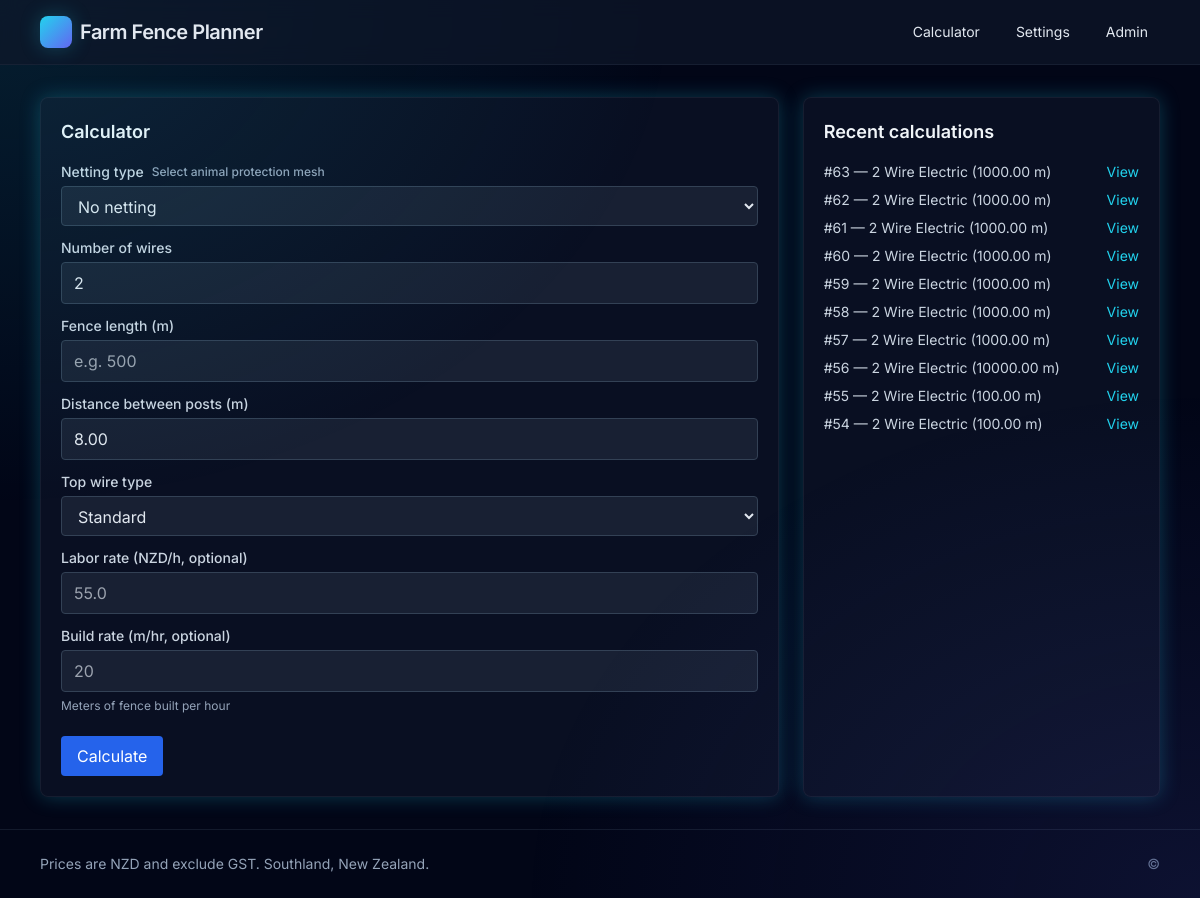
Before: / with the older database file.
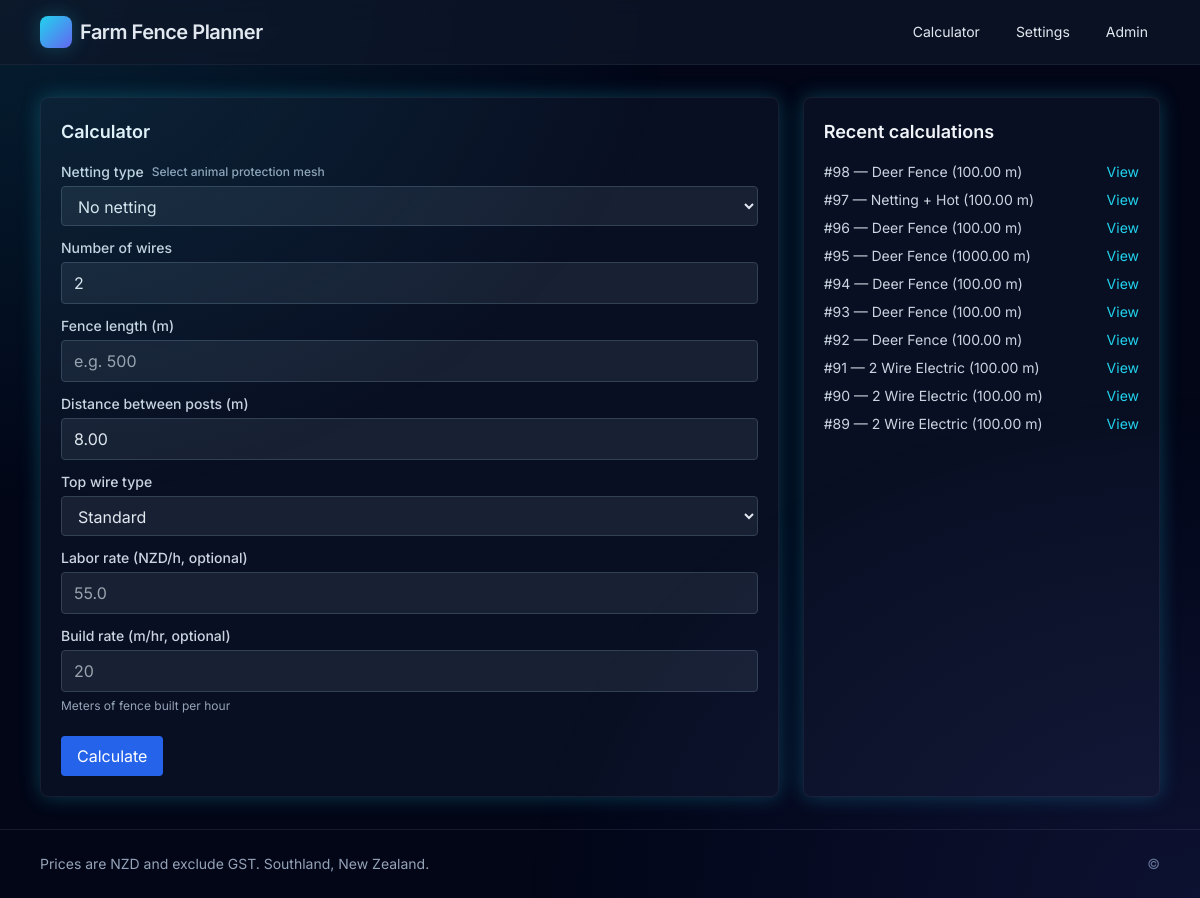
After: the same page with the newer database file.
### fence_calculator/models.py (models this page shows, shortened)
class FenceCalculation(models.Model):
    fence_type = models.ForeignKey(FenceType, on_delete=models.PROTECT)
    fence_length = models.DecimalField(max_digits=10, decimal_places=2)
    posts_required = models.PositiveIntegerField()
    wire_length_meters = models.DecimalField(max_digits=10, decimal_places=2)
    wire_rolls_required = models.DecimalField(max_digits=8, decimal_places=2)
    netting_type = models.CharField(max_length=20, default='none')
    netting_height_cm = models.DecimalField(max_digits=6, decimal_places=2, null=True, blank=True)
    electric_outrigger = models.BooleanField(default=False)
    labor_hours = models.DecimalField(max_digits=6, decimal_places=2)
    labor_rate_per_hour = models.DecimalField(max_digits=6, decimal_places=2)
    labor_cost = models.DecimalField(max_digits=10, decimal_places=2)
    material_costs = models.JSONField(default=dict)
    total_material_cost = models.DecimalField(max_digits=12, decimal_places=2)
    total_cost = models.DecimalField(max_digits=12, decimal_places=2)
    price_overrides = models.JSONField(default=dict, blank=True)
    user_session = models.CharField(max_length=64, blank=True)
    created_at = models.DateTimeField(auto_now_add=True)

class TimeStampedModel(models.Model):
    created_at = models.DateTimeField(auto_now_add=True)
    updated_at = models.DateTimeField(auto_now=True)
    class Meta:
        abstract = True

class FenceType(TimeStampedModel):
    NAME_CHOICES = [
        ('2_wire_electric', '2 Wire Electric'),
        ('3_wire_electric', '3 Wire Electric'),
        ('9_wire_hot', '9 Wire Hot'),
        ('9_wire_barb', '9 Wire Barb'),
        ('netting_hot', 'Netting + Hot'),
        ('deer', 'Deer Fence'),
    ]
    name = models.CharField(max_length=50, choices=NAME_CHOICES, unique=True)
    display_name = models.CharField(max_length=100)
    description = models.TextField(blank=True)
    post_spacing = models.DecimalField(max_digits=5, decimal_places=2, validators=[MinValueValidator(Decimal('0.01'))])
    wire_count = models.PositiveIntegerField()
    requires_insulators = models.BooleanField(default=False)
    requires_strainers = models.BooleanField(default=True)
    requires_energiser = models.BooleanField(default=False)
    post_material = models.ForeignKey(Material, on_delete=models.PROTECT, related_name='post_fence_types', null=True, blank=True)
    wire_material = models.ForeignKey(Material, on_delete=models.PROTECT, related_name='wire_fence_types', null=True, blank=True)
    barb_wire_material = models.ForeignKey(Material, on_delete=models.PROTECT, related_name='barb_wire_fence_types', null=True, blank=True)
    netting_material = models.ForeignKey(Material, on_delete=models.PROTECT, related_name='netting_fence_types', null=True, blank=True)
    is_active = models.BooleanField(default=True)
    def __str__(self) -> str:
        return self.display_name or self.get_name_display()

### fence_calculator/views.py (the view)
# urls.py: path('', views.index, name='index'),
def index(request: HttpRequest) -> HttpResponse:
    fence_types = FenceType.objects.filter(is_active=True).order_by('display_name')
    recent_calcs = FenceCalculation.objects.order_by('-created_at')[:10]
    return render(request, 'fence_calculator/index.html', {
        'fence_types': fence_types,
        'recent_calcs': recent_calcs,
        'default_labor_rate': settings.LABOR_RATE_PER_HOUR,
        'default_build_rate': settings.BUILD_RATE_METERS_PER_HOUR,
    })

### templates/fence_calculator/index.html (shortened to what this page needs)
{% extends 'base.html' %}
{% block content %}
<div class="grid grid-cols-1 md:grid-cols-3 gap-6">
  <div class="md:col-span-2 rounded-lg p-5 border border-slate-800/60 bg-slate-900/60 shadow-glow">
    <h2 class="text-lg font-semibold mb-4 text-slate-100">Calculator</h2>
    <form id="calc-form" class="space-y-3">
      <div>
        <label class="block text-sm font-medium mb-1 text-slate-300 flex items-center gap-2">Netting type
          <span class="text-xs text-slate-400">Select animal protection mesh</span>
        </label>
        <select id="netting_type" class="w-full border border-slate-700 bg-slate-800/70 text-slate-200 rounded px-3 py-2">
          <option value="none">No netting</option>
        </select>
      </div>
      <div>
        <label class="block text-sm font-medium mb-1 text-slate-300">Number of wires</label>
        <input id="wire_count" type="number" min="0" max="20" step="1" value="2" class="w-full border border-slate-700 bg-slate-800/70 text-slate-200 rounded px-3 py-2" />
      </div>
      <div>
        <label class="block text-sm font-medium mb-1 text-slate-300">Fence length (m)</label>
        <input id="fence_length" type="number" step="0.01" min="0.01" max="50000" required class="w-full border border-slate-700 bg-slate-800/70 text-slate-200 rounded px-3 py-2" placeholder="e.g. 500" />
      </div>
      <div>
        <label class="block text-sm font-medium mb-1 text-slate-300">Distance between posts (m)</label>
        <input id="post_spacing" type="number" step="0.01" min="0.01" max="50" class="w-full border border-slate-700 bg-slate-800/70 text-slate-200 rounded px-3 py-2" placeholder="e.g. 8.0" />
      </div>
      <div>
        <label class="block text-sm font-medium mb-1 text-slate-300">Top wire type</label>
        <select id="top_wire_type" class="w-full border border-slate-700 bg-slate-800/70 text-slate-200 rounded px-3 py-2">
          <option value="standard">Standard</option>
        </select>
      </div>
      <div>
        <label class="block text-sm font-medium mb-1 text-slate-300">Labor rate (NZD/h, optional)</label>
        <input id="labor_rate" type="number" step="0.01" min="0" max="1000" class="w-full border border-slate-700 bg-slate-800/70 text-slate-200 rounded px-3 py-2" placeholder="{{ default_labor_rate }}" />
      </div>
      <div>
        <label class="block text-sm font-medium mb-1 text-slate-300">Build rate (m/hr, optional)</label>
        <input id="build_rate" type="number" step="0.01" min="1" max="1000" class="w-full border border-slate-700 bg-slate-800/70 text-slate-200 rounded px-3 py-2" placeholder="{{ default_build_rate }}" />
        <span class="text-xs text-slate-400">Meters of fence built per hour</span>
      </div>
      <div class="pt-2">
        <button type="submit" class="bg-blue-600 text-white rounded px-4 py-2">Calculate</button>
      </div>
    </form>
  </div>
  <div class="rounded-lg p-5 border border-slate-800/60 bg-slate-900/60 shadow-glow">
    <h2 class="text-lg font-semibold mb-4 text-slate-100">Recent calculations</h2>
    <ul class="space-y-2 text-sm text-slate-300">
      {% for c in recent_calcs %}
        <li class="flex items-center justify-between">
          <span>#{{ c.id }} — {{ c.fence_type }} ({{ c.fence_length }} m)</span>
          <a class="text-primary-400 hover:text-primary-300 underline-offset-2 hover:underline" href="/calculation/{{ c.id }}">View</a>
        </li>
      {% empty %}
        <li>No recent calculations.</li>
      {% endfor %}
    </ul>
  </div>
</div>
{% endblock %}

Changed rows visible on the page:
no longer on this page (row unchanged): FenceCalculation: id "63", fence_type "2 Wire Electric", fence_length "1000.00"
no longer on this page (row unchanged): FenceCalculation: id "62", fence_type "2 Wire Electric", fence_length "1000.00"
no longer on this page (row unchanged): FenceCalculation: id "61", fence_type "2 Wire Electric", fence_length "1000.00"
no longer on this page (row unchanged): FenceCalculation: id "60", fence_type "2 Wire Electric", fence_length "1000.00"
no longer on this page (row unchanged): FenceCalculation: id "59", fence_type "2 Wire Electric", fence_length "1000.00"
no longer on this page (row unchanged): FenceCalculation: id "58", fence_type "2 Wire Electric", fence_length "1000.00"
no longer on this page (row unchanged): FenceCalculation: id "57", fence_type "2 Wire Electric", fence_length "1000.00"
no longer on this page (row unchanged): FenceCalculation: id "56", fence_type "2 Wire Electric", fence_length "10000.00"
no longer on this page (row unchanged): FenceCalculation: id "55", fence_type "2 Wire Electric", fence_length "100.00"
no longer on this page (row unchanged): FenceCalculation: id "54", fence_type "2 Wire Electric", fence_length "100.00"
added FenceCalculation: id "98", fence_type "Deer Fence", fence_length "100.00"
added FenceCalculation: id "97", fence_type "Netting + Hot", fence_length "100.00"
added FenceCalculation: id "96", fence_type "Deer Fence", fence_length "100.00"
added FenceCalculation: id "95", fence_type "Deer Fence", fence_length "1000.00"
added FenceCalculation: id "94", fence_type "Deer Fence", fence_length "100.00"
added FenceCalculation: id "93", fence_type "Deer Fence", fence_length "100.00"
added FenceCalculation: id "92", fence_type "Deer Fence", fence_length "100.00"
added FenceCalculation: id "91", fence_type "2 Wire Electric", fence_length "100.00"
added FenceCalculation: id "90", fence_type "2 Wire Electric", fence_length "100.00"
added FenceCalculation: id "89", fence_type "2 Wire Electric", fence_length "100.00"
